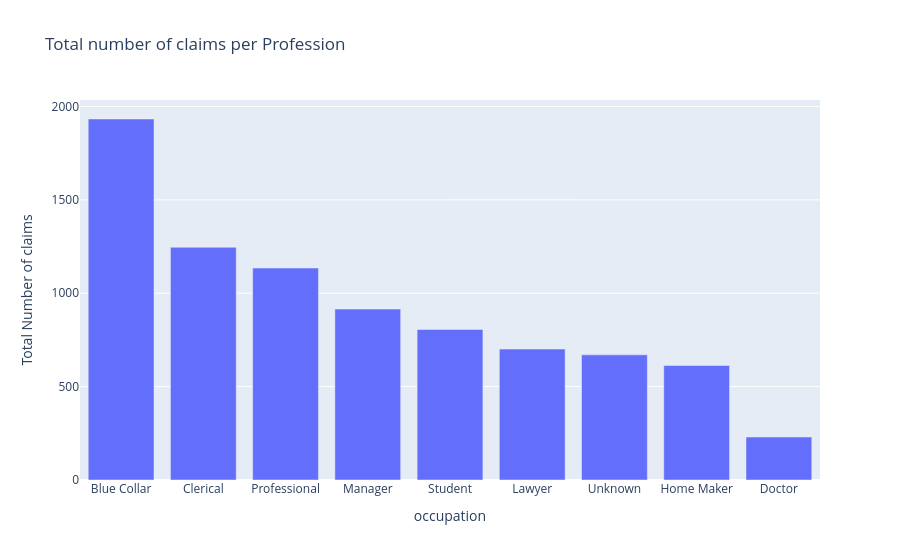

The notebook cell this image was saved under:
### Code cell
px.bar(occu_freq, x= 'occupation', y= 'clm_freq', title= 'Total number of claims per Profession',
       labels= {'clm_freq' : 'Total Number of claims'})

### Figure 1 — Plotly figure (JSON) as saved in the notebook; plotly's stock layout.template omitted (floating-point values rounded to 4 significant figures)
{"data": [{"alignmentgroup": "True", "hovertemplate": "occupation=%{x}<br>Total Number of claims=%{y}<extra></extra>", "legendgroup": "", "marker": {"color": "#636efa", "pattern": {"shape": ""}}, "name": "", "offsetgroup": "", "orientation": "v", "showlegend": false, "textposition": "auto", "type": "bar", "x": ["Blue Collar", "Clerical", "Professional", "Manager", "Student", "Lawyer", "Unknown", "Home Maker", "Doctor"], "xaxis": "x", "y": [1933, 1246, 1135, 915, 806, 701, 670, 613, 230], "yaxis": "y"}], "layout": {"barmode": "relative", "legend": {"tracegroupgap": 0}, "title": {"text": "Total number of claims per Profession"}, "xaxis": {"anchor": "y", "domain": [0, 1], "title": {"text": "occupation"}}, "yaxis": {"anchor": "x", "domain": [0, 1], "title": {"text": "Total Number of claims"}}}}
